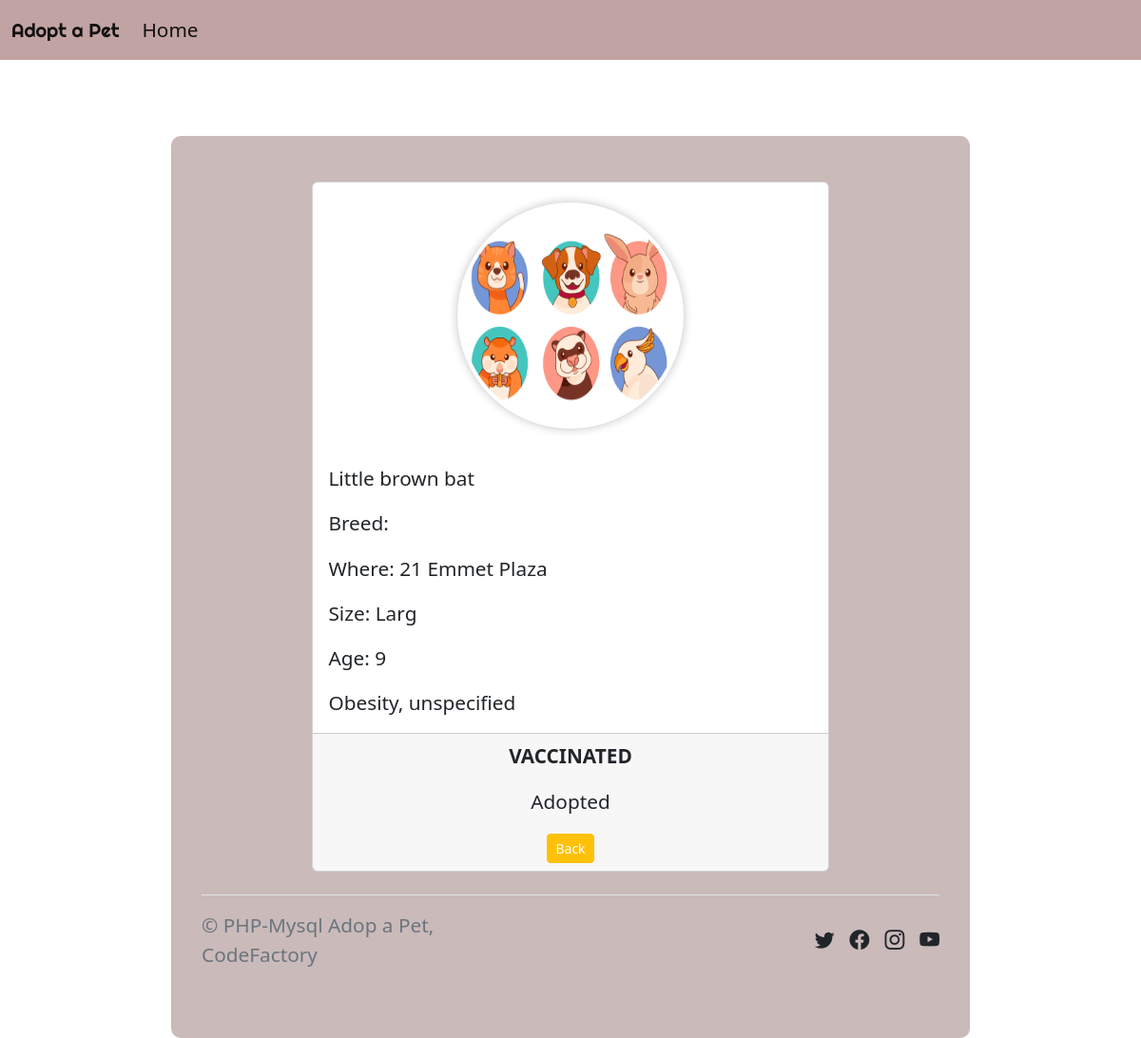
The page /details.php?id=5 (signed in) on the database its author committed.
### tables this page shows
CREATE TABLE `animal` (
  `id` int(11) NOT NULL,
  `name` varchar(255) NOT NULL DEFAULT 'Default-Empty',
  `picture` varchar(255) NOT NULL,
  `breed` varchar(255) DEFAULT NULL,
  `live` varchar(255) NOT NULL DEFAULT 'Default-Empty',
  `description` varchar(255) NOT NULL DEFAULT 'Default-Empty',
  `size` varchar(255) NOT NULL DEFAULT 'Default-Empty',
  `age` int(11) NOT NULL DEFAULT 0,
  `vaccinated` tinyint(1) NOT NULL DEFAULT 1,
  `status` tinyint(1) NOT NULL DEFAULT 1
);

### details.php (the view, shortened to what this page needs)
<?php
include_once "components/db_connect.php";
if (isset($_GET['id'])) {
    $sql = "SELECT * FROM `animal` WHERE id = " . $_GET['id'];
    $result = mysqli_query($connect, $sql);
    $rows = mysqli_fetch_all($result, MYSQLI_ASSOC);
    $img = '';
    if (mysqli_num_rows($result) > 0) {
        foreach ($rows as $row) {
            $img = "
                    <img class='img-thumbnail' src='pictures/" . $row['picture'] . "'>
                    ";
            if($row['vaccinated']==1){
                $row['vaccinated'] = 'Vaccinated';
            }else{
                $row['vaccinated'] = 'not Vaccinated';
            }
            if ($row['status'] == 1) {
                $row['status'] = 'Available';
            } else {
                $row['status'] = 'Adopted';
            }
        }
    }
}
?>
<!DOCTYPE html>
<html lang="en">
<head>
    <?php include_once "components/boot.php"; ?>
    <link rel="stylesheet" href="components/Css/style.css">
</head>
<body>
    <nav class="navbar navbar-expand-lg bg-body-tertiary" style="background-color: #C1A3A3;">
        <div class="container-fluid">
            <a class="navbar-brand txtFont" href="index.php">Adopt a Pet</a>
            <div class="collapse navbar-collapse" id="navbarNav">
                <ul class="navbar-nav">
                    <li class="nav-item">
                        <a class="nav-link active" aria-current="page" href="home.php">Home</a>
                    </li>
                </ul>
            </div>
        </div>
    </nav>
    <div class="container" id="details">
        <div class="card" style="width: 70%;">
            <?= $img ?>
            <div class="card-body">
                <p class="card-text"><?= $row['name'] ?></p>
                <p class="card-text">Breed: <?= $row['breed'] ?></p>
                <p class="card-text">Where: <?= $row['live'] ?></p>
                <p class="card-text">Size: <?= $row['size'] ?></p>
                <p class="card-text">Age: <?= $row['age'] ?></p>
                <p class="card-text"><?= $row['description'] ?></p>
            </div>
            <div class='card-footer text-center'>
                <p class="card-text text-uppercase fw-bold"><?= $row['vaccinated'] ?></p>
                <p class="card-text"><?= $row['status'] ?></p>
                <a href="home.php" role="button" class='btn btn-warning btn-sm' id='center' style='color:white'>Back</a>
            </div>
        </div>
        <footer class="d-flex flex-wrap justify-content-between align-items-center py-3 my-4 border-top">
                <div class="col-md-4 d-flex align-items-center">
                    <span class="mb-3 mb-md-0 text-muted">&copy; PHP-Mysql Adop a Pet, CodeFactory</span>
                </div>
                <ul class="nav col-md-4 justify-content-end list-unstyled d-flex">
                    <li class="ms-3"><i class="bi bi-twitter"></i></li>
                    <li class="ms-3"><i class="bi bi-facebook"></i></li>
                    <li class="ms-3"><i class="bi bi-instagram"></i></li>
                    <li class="ms-3"><i class="bi bi-youtube"></i></li>
                </ul>
            </footer>
    </div>
</body>
</html>

### components/css/style.css (style rules this page uses)
* { margin: 0; padding: 0; box-sizing: 0; }
body { font-size: 1.3rem; }
body nav .txtFont { font-family: "Righteous", cursive; }
div#details { background-color: #cababa; margin-top: 5rem; width: 70%; border-radius: 10px; padding: 2rem; }
div#details .card { margin: 1rem auto; }
div#details .card a { text-decoration: none; font-weight: 500; }
div#details .card img { width: 15rem; height: 15rem; border-radius: 50%; margin: 20px auto; box-shadow: 0 0 10px rgba(0, 0, 0, 0.2); }

### rows shown on the page
animal: picture (picture), name "Little brown bat", live "21 Emmet Plaza", size "Larg", age "9", description "Obesity, unspecified"

### other values the page prints
$row['vaccinated'] "VACCINATED"
$row['status'] "Adopted"
